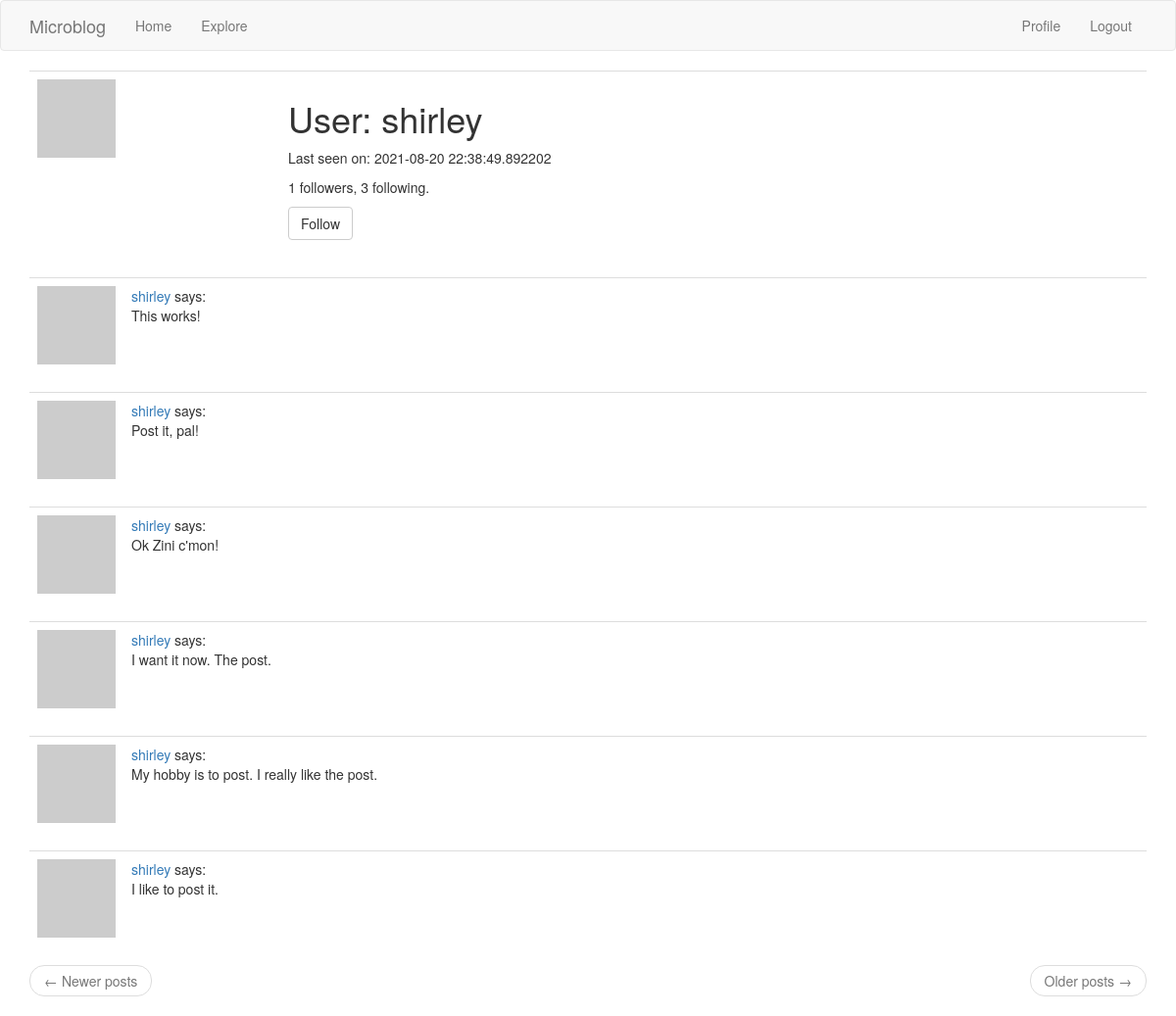
Before: /user/shirley (signed in) with the older database file.
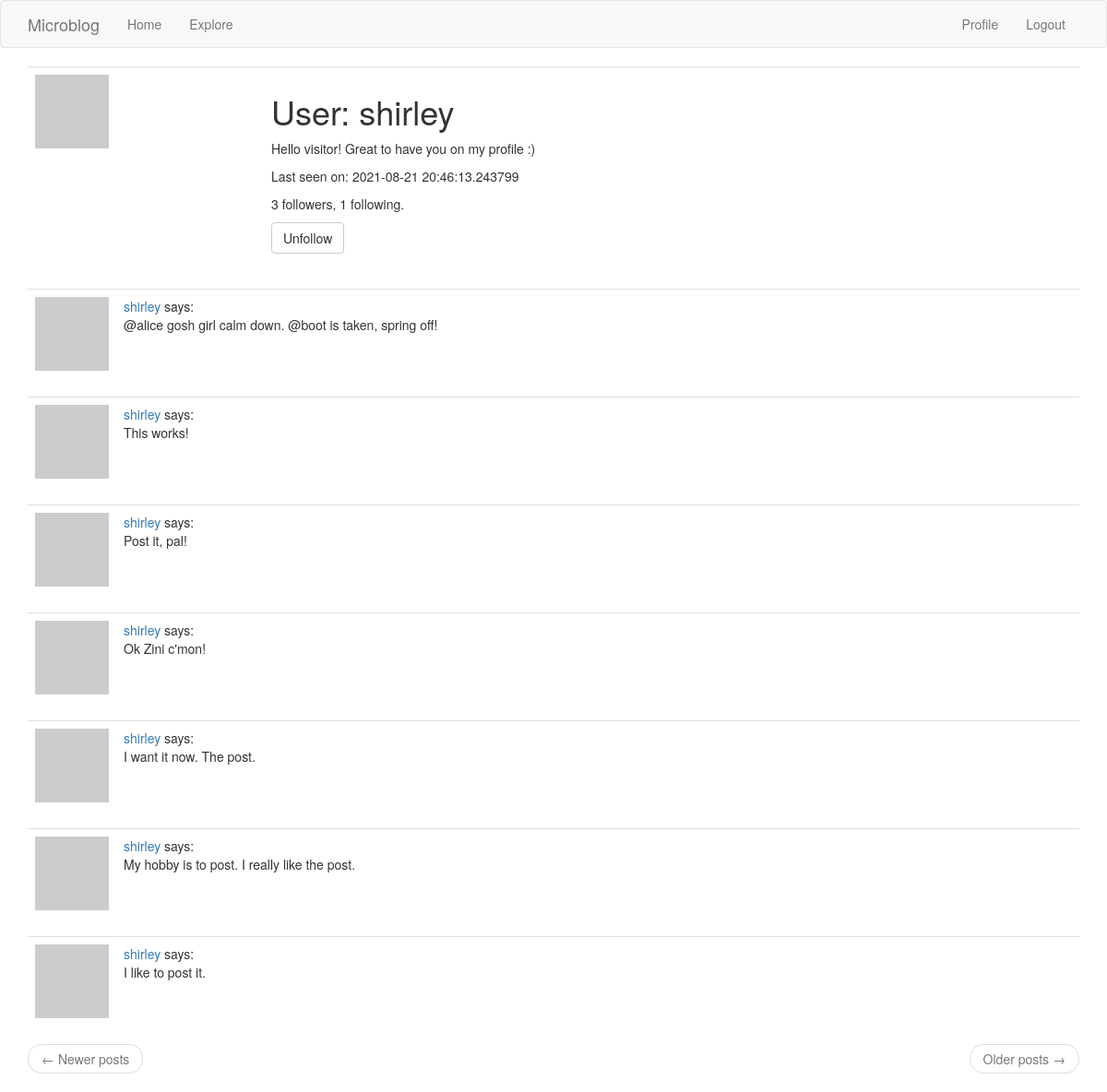
After: the same page with the newer database file.
### app/models.py (models this page shows, shortened)
class PaginatedAPIMixin(object):
    @staticmethod
    def to_collection_dict(query, page, per_page, endpoint, **kwargs):
        resources = query.paginate(page, per_page, False)
        data = {
            'items': [item.to_dict() for item in resources.items],
            '_meta': {
                'page': page,
                'per_page': per_page,
                'total_pages': resources.pages,
                'total_items': resources.total
            },
            '_links': {
            'self': url_for(endpoint, page=page, per_page=per_page, **kwargs),
            'next': url_for(endpoint, page=page + 1, per_page=per_page, **kwargs)
                if resources.has_next else None,
            'prev': url_for(endpoint, page=page - 1, per_page=per_page, **kwargs)
                if resources.has_prev else None
            }
        }
        return data

class User(UserMixin, PaginatedAPIMixin, db.Model):
    id = db.Column(db.Integer, primary_key=True)
    username = db.Column(db.String(64), index=True, unique=True)
    email = db.Column(db.String(120), index=True, unique=True)
    password_hash = db.Column(db.String(128))
    posts = db.relationship('Post', backref='author', lazy='dynamic')
    about_me = db.Column(db.String(140))
    last_seen = db.Column(db.DateTime, default=datetime.utcnow)
    token = db.Column(db.String(32), index=True, unique=True)
    token_expiration = db.Column(db.DateTime)
    def avatar(self, size):
        digest = md5(self.email.lower().encode('utf-8')).hexdigest()
        return 'https://www.gravatar.com/avatar/{}?d=identicon&s={}'.format(digest, size)
    def is_following(self, user):
        return self.followed.filter(
            followers.c.followed_id == user.id).count() > 0
    followed = db.relationship(
        'User', secondary = followers,
        primaryjoin = (followers.c.follower_id == id),
        secondaryjoin = (followers.c.followed_id == id),
        backref = db.backref('followers', lazy ='dynamic'),
        lazy = 'dynamic'
        )

class Post(db.Model):
    id = db.Column(db.Integer, primary_key=True)
    body = db.Column(db.String(140))
    timestamp = db.Column(db.DateTime, index=True, default=datetime.utcnow)
    user_id = db.Column(db.Integer, db.ForeignKey('user.id'))

### app/routes.py (the view, shortened to what this page needs)
@app.route('/user/<username>')
@login_required
def user(username):
    user = User.query.filter_by(username=username).first_or_404()
    page = request.args.get('page', 1, type=int)
    posts = user.posts.order_by(Post.timestamp.desc()).paginate(
        page, app.config['POSTS_PER_PAGE'], False)
    next_url = url_for('user', username=user.username, page=posts.next_num) \
        if posts.has_next else None
    prev_url = url_for('user', username=user.username, page=posts.prev_num) \
        if posts.has_prev else None
    form = EmptyForm()
    return render_template('user.html', user=user, posts=posts.items,
        next_url=next_url, prev_url=prev_url, form=form)

### app/forms.py
class EmptyForm(FlaskForm):
    submit = SubmitField('Submit')

### app/models.py (called while the page is built)
@login.user_loader
def load_user(id):
	return User.query.get(int(id))

### app/routes.py (called while the page is built)
@app.before_request
def before_request():
    if current_user.is_authenticated:
        current_user.last_seen = datetime.utcnow()
        db.session.commit()

### app/templates/user.html (shortened to what this page needs)
{% extends "base.html" %}
{% block app_content %}
    <table class="table table-hover">
        <tr>
            <td width="256px"><img src="{{ user.avatar(256) }}"></td>
            <td>
                <h1>User: {{ user.username }}</h1>
                {% if user.about_me %}<p>{{ user.about_me }}</p>{% endif %}
                {% if user.last_seen %}<p>Last seen on: {{ user.last_seen }}</p>{% endif %}
                <p>{{ user.followers.count() }} followers, {{ user.followed.count() }} following.</p>
                {% if user == current_user %}
                <p><a href="{{ url_for('edit_profile') }}">Edit your profile</a></p>
                {% elif not current_user.is_following(user) %}
                <p>
                    <form action="{{ url_for('follow', username=user.username) }}" method="post">
                        {{ form.submit(value='Follow', class_='btn btn-default') }}
                    </form>
                </p>
                {% else %}
                <p>
                    <form action="{{ url_for('unfollow', username=user.username) }}" method="post">
                        {{ form.submit(value='Unfollow', class_='btn btn-default') }}
                    </form>
                </p>
                {% endif %}
            </td>
        </tr>
    </table>
    {% for post in posts %}
        {% include '_post.html' %}
    {% endfor %}
    <nav aria-label="...">
        <ul class="pager">
            <li class="previous{% if not prev_url %} disabled{% endif %}">
                <a href="{{ prev_url or '#' }}">
                    <span aria-hidden="true">&larr;</span> Newer posts
                </a>
            </li>
            <li class="next{% if not next_url %} disabled{% endif %}">
                <a href="{{ next_url or '#' }}">
                    Older posts <span aria-hidden="true">&rarr;</span>
                </a>
            </li>
        </ul>
    </nav>
{% endblock %}

### app/templates/base.html (shortened to what this page needs)
{% extends 'bootstrap/base.html' %}
{% block navbar %}
    <nav class="navbar navbar-default">
        <div class="container">
            <div class="navbar-header">
                <a class="navbar-brand" href="{{ url_for('index') }}">Microblog</a>
            </div>
            <div class="collapse navbar-collapse" id="bs-example-navbar-collapse-1">
                <ul class="nav navbar-nav">
                    <li><a href="{{ url_for('index') }}">Home</a></li>
                    <li><a href="{{ url_for('explore') }}">Explore</a></li>
                </ul>
                <ul class="nav navbar-nav navbar-right">
                    {% if current_user.is_anonymous %}
                    <li><a href="{{ url_for('login') }}">Login</a></li>
                    {% else %}
                    <li><a href="{{ url_for('user', username=current_user.username) }}">Profile</a></li>
                    <li><a href="{{ url_for('logout') }}">Logout</a></li>
                    {% endif %}
                </ul>
            </div>
        </div>
    </nav>
{% endblock %}
{% block content %}
    <div class="container">
        {% block app_content %}{% endblock %}
    </div>
{% endblock %}

### app/templates/_post.html
    <table class="table table-hover">
        <tr>
            <td width="70px">
                <a href="{{ url_for('user', username=post.author.username) }}">
                    <img src="{{ post.author.avatar(70) }}" />
                </a>
            </td>
            <td>
                <a href="{{ url_for('user', username=post.author.username) }}">
                    {{ post.author.username }}
                </a>
                says:
                <br>
                {{ post.body }}
            </td>
        </tr>
    </table>

Changed rows visible on the page:
changed User "shirley": about_me (not shown) → "Hello visitor! Great to have you on my profile :)"; last_seen "2021-08-20 22:38:49.892202" → "2021-08-21 20:46:13.243799"
added Post: author.username "shirley", body "@alice gosh girl calm down. @boot is taken, spring off!"
Other visible differences:
{{ user.followers.count() }}: "1" → "3"
{{ user.followed.count() }}: "3" → "1"
form field submit: (not shown) → "Unfollow"
form field submit: "Follow" → (not shown)
